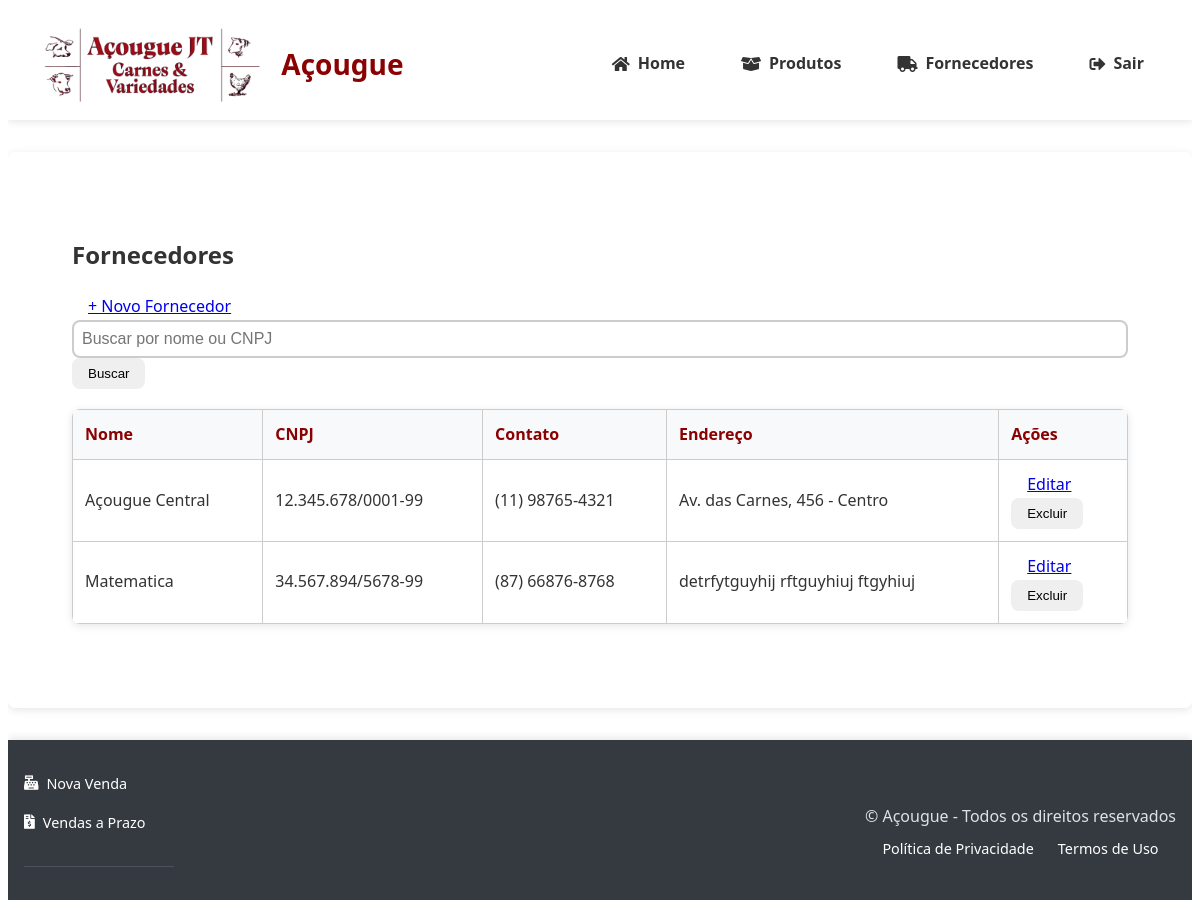
Page /fornecedores (signed in) on the earlier database version.
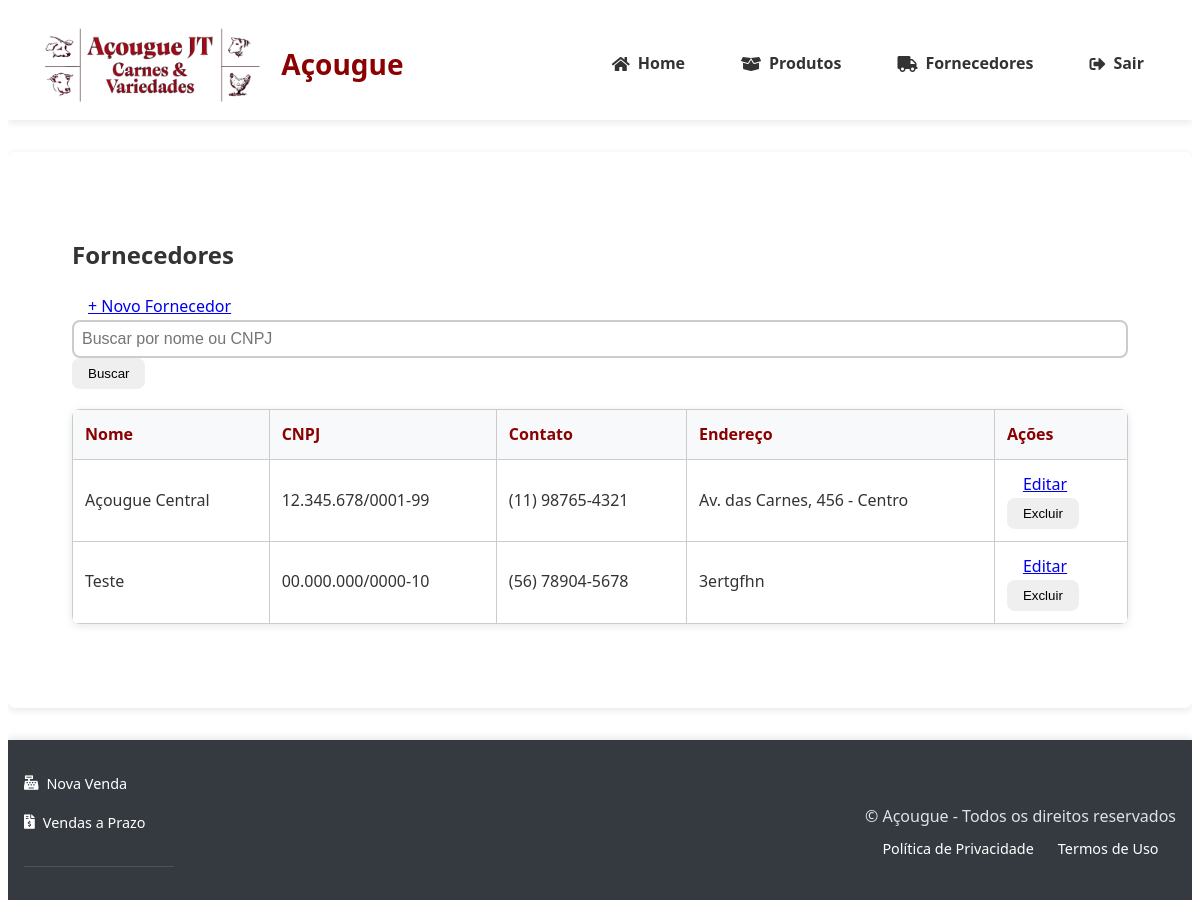
Same page on the later database version.
### tables this page shows
CREATE TABLE fornecedores (
                id INTEGER PRIMARY KEY AUTOINCREMENT,
                nome TEXT NOT NULL,
                cnpj TEXT UNIQUE NOT NULL,
                contato TEXT NOT NULL,
                endereco TEXT
            );

### app.py (the view)
@app.route('/fornecedores')
@login_required
@role_required('gerente')
def listar_fornecedores():
    search = request.args.get('search', '')
    fornecedores = get_fornecedores(search=search)
    return render_template('fornecedores/listar.html', fornecedores=fornecedores)

### banco_dados.py (called while the page is built)
@contextmanager
def get_db_connection():
    conn = sqlite3.connect(DB_PATH)
    conn.row_factory = sqlite3.Row
    conn.execute("PRAGMA foreign_keys = ON")
    try:
        yield conn
    finally:
        conn.close()

def get_fornecedores(search=None):
    with get_db_connection() as conn:
        cursor = conn.cursor()
        query = "SELECT * FROM fornecedores"
        params = []
        if search:
            query += " WHERE nome LIKE ? OR cnpj LIKE ?"
            search_term = f"%{search}%"
            params.extend([search_term, search_term])
        query += " ORDER BY nome"
        cursor.execute(query, params)
        return [dict(row) for row in cursor.fetchall()]

### templates/fornecedores/listar.html (shortened to what this page needs)
{% extends "base.html" %}
{% block content %}
<div class="container mt-4">
    <h2>Fornecedores</h2>
    <div class="d-flex justify-content-between mb-3">
        <a href="{{ url_for('novo_fornecedor') }}" class="btn btn-success">
            + Novo Fornecedor
        </a>
        <form method="GET" class="d-flex">
            <input type="text" name="search" class="form-control me-2"
                   placeholder="Buscar por nome ou CNPJ" value="{{ request.args.get('search', '') }}">
            <button type="submit" class="btn btn-primary">Buscar</button>
        </form>
    </div>
    <table class="table table-striped">
        <thead>
            <tr>
                <th>Nome</th>
                <th>CNPJ</th>
                <th>Contato</th>
                <th>Endereço</th>
                <th>Ações</th>
            </tr>
        </thead>
        <tbody>
            {% for f in fornecedores %}
            <tr>
                <td>{{ f.nome }}</td>
                <td>{{ f.cnpj }}</td>
                <td>{{ f.contato }}</td>
                <td>{{ f.endereco or '–' }}</td>
                <td>
                    <a href="{{ url_for('editar_fornecedor', id=f.id) }}"
                       class="btn btn-sm btn-warning">Editar</a>
                    <form method="POST" action="{{ url_for('excluir_fornecedor', id=f.id) }}"
                          class="d-inline">
                        <button type="submit" class="btn btn-sm btn-danger"
                                onclick="return confirm('Tem certeza?')">Excluir</button>
                    </form>
                </td>
            </tr>
            {% else %}
            <tr>
                <td colspan="5" class="text-center">Nenhum fornecedor encontrado</td>
            </tr>
            {% endfor %}
        </tbody>
    </table>
</div>
{% endblock %}

Differences in the rows shown:
removed fornecedores: nome "Matematica", cnpj "34.567.894/5678-99", contato "(87) 66876-8768", endereco "detrfytguyhij rftguyhiuj ftgyhiuj"
added fornecedores: nome "Teste", cnpj "00.000.000/0000-10", contato "(56) 78904-5678", endereco "3ertgfhn"
